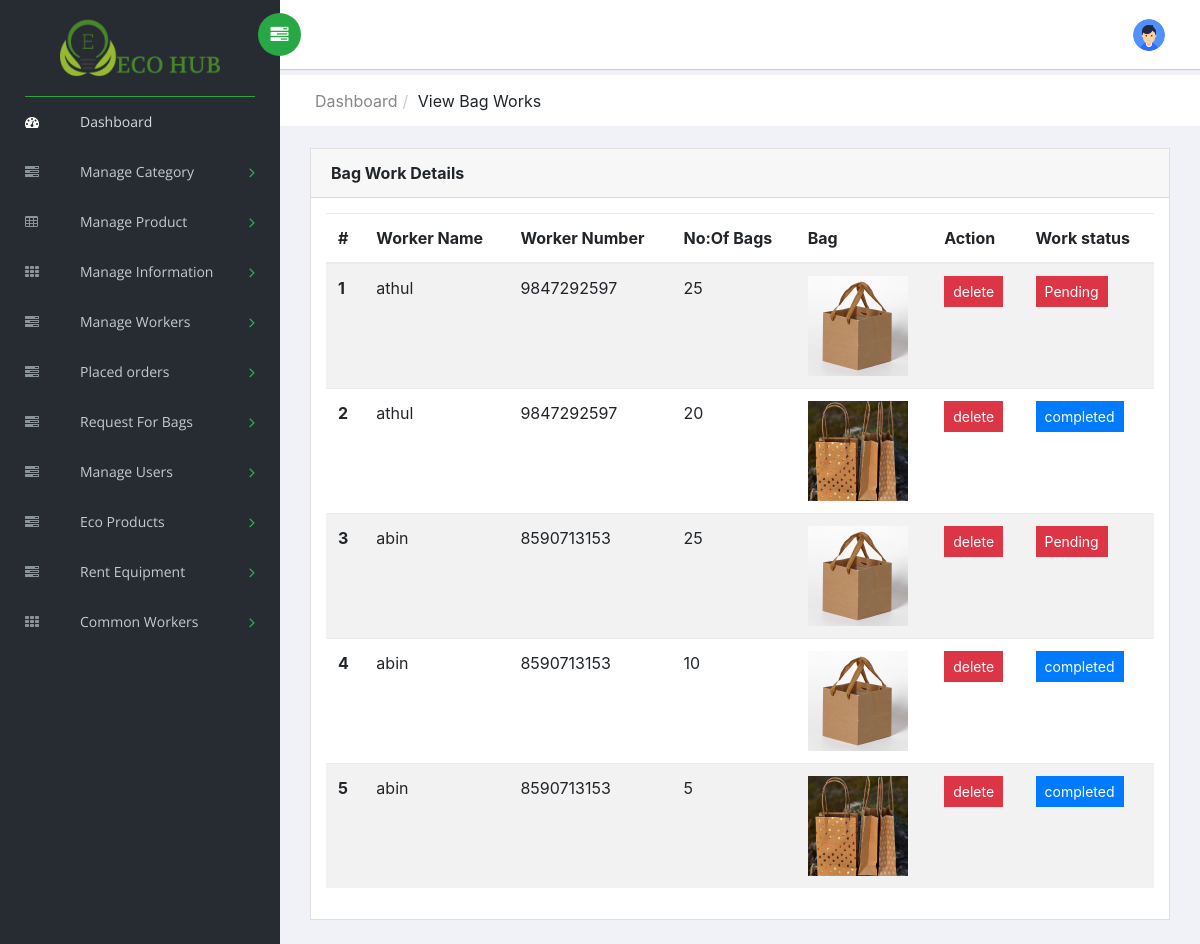
The app's page /admin/view_bag_work.php with its own data.
### tables this page shows
CREATE TABLE `bag_work_tb` (
  `bag_work_id` int(11) NOT NULL,
  `bag_req_id` int(11) NOT NULL,
  `reg_id` int(11) NOT NULL,
  `no_of_bags` varchar(20) NOT NULL,
  `status1` varchar(50) NOT NULL DEFAULT '0'
);

CREATE TABLE `register_tb` (
  `reg_id` int(11) NOT NULL,
  `login_id` int(11) NOT NULL,
  `name` varchar(100) NOT NULL,
  `phone` varchar(20) NOT NULL,
  `email` varchar(50) NOT NULL,
  `address` varchar(200) NOT NULL,
  `status` varchar(11) NOT NULL DEFAULT '0'
);

CREATE TABLE `paper_bag_tb` (
  `bag_id` int(11) NOT NULL,
  `model_name` varchar(100) NOT NULL,
  `bag_image` varchar(100) NOT NULL
);

### admin/view_bag_work.php (the view, shortened to what this page needs)
<!DOCTYPE html>
<html class="no-js" lang="en">
<head>
    <link rel="stylesheet" href="vendors/bootstrap/dist/css/bootstrap.min.css">
    <link rel="stylesheet" href="vendors/font-awesome/css/font-awesome.min.css">
    <link rel="stylesheet" href="vendors/themify-icons/css/themify-icons.css">
    <link rel="stylesheet" href="vendors/flag-icon-css/css/flag-icon.min.css">
    <link rel="stylesheet" href="vendors/selectFX/css/cs-skin-elastic.css">
    <link rel="stylesheet" href="assets/css/style.css">
</head>
<body>
   <?php include'include/left_panel.php'; ?>
    <div id="right-panel" class="right-panel">
       <?php include'include/header.php';?>
        <div class="breadcrumbs">
            <div class="col-sm-8">
                <div class="page-header float-left">
                    <div class="page-title">
                        <ol class="breadcrumb text-right">
                            <li><a href="index.php">Dashboard</a></li>
                            <li class="active">view bag works</li>
                        </ol>
                    </div>
                </div>
            </div>
        </div>
        <div class="content mt-3">
            <div class="animated fadeIn">
                    <div class="col-lg-12">
                        <div class="card">
                            <div class="card-header">
                                <strong class="card-title">Bag Work Details</strong>
                            </div>
                            <div class="card-body">
                                <table class="table table-striped">
                                    <thead>
                                        <tr>
                                            <th scope="col">#</th>
                                            <th scope="col">Worker Name</th>
                                            <th scope="col">Worker Number</th>
                                            <th scope="col">No:Of Bags</th>
                                           <th scope="col">Bag</th>
                                            <th scope="col">Action</th>
                                             <th scope="col">Work status</th>
                                        </tr>
                                    </thead>
                                    <tbody>
                                           <?php
                                           $query=mysqli_query($conn,"SELECT * FROM bag_work_tb JOIN register_tb ON bag_work_tb.reg_id=register_tb.reg_id JOIN bag_req_tb ON bag_req_tb.bag_req_id=bag_work_tb.bag_req_id JOIN paper_bag_tb ON paper_bag_tb.bag_id=bag_req_tb.bag_id  ");
                                            $count=0;
                                            while ($row=mysqli_fetch_assoc($query)) { $count++;
                                            ?>
                                        <tr>
                                            <th scope="row"><?php echo $count; ?></th>
                                            <td><?php echo $row['name'];?></td>
                                            <td><?php echo $row['phone'];?></td>
                                            <td><?php echo $row['no_of_bags'];?></td>
                                            <td><a href="#"><img src="image/<?php echo $row['bag_image'];?>" width="100" height="100" alt=""></a></td>
                                            <td><a class="btn btn-danger btn-sm" onclick="return confirm('ARE YOU SURE?');" href="delete_bag_work.php?work_delete=<?php echo $row['bag_work_id'];?>">delete</a></td>
                                            <?php
                                                if($row['status1']==0)
                                                {
                                             ?>
                                            <td><a class="btn btn-danger btn-sm" onclick="return confirm('');" href="">Pending</a></td>
                                            <?php
                                                 }
                                                ?>
                                                <?php
                                                 if($row['status1']==1)
                                                 {
                                                ?>
                                                <td><a class="btn btn-primary btn-sm"  href="">completed</a></td>
                                                <?php
                                                 }
                                                ?>
                                        </tr>
                                        <?php } ?>
                                    </tbody>
                                </table>
                            </div>
                        </div>
                    </div>
                                        </div>
                                    </div>
                                </div>
</body>
</html>

### records on screen
bag_work_tb: reg.name "athul", reg.phone "9847292597", no_of_bags "25", paper_bag_tb.bag_image (picture), status1 "Pending"
bag_work_tb: reg.name "athul", reg.phone "9847292597", no_of_bags "20", paper_bag_tb.bag_image (picture), status1 "completed"
bag_work_tb: reg.name "abin", reg.phone "8590713153", no_of_bags "25", paper_bag_tb.bag_image (picture), status1 "Pending"
bag_work_tb: reg.name "abin", reg.phone "8590713153", no_of_bags "10", paper_bag_tb.bag_image (picture), status1 "completed"
bag_work_tb: reg.name "abin", reg.phone "8590713153", no_of_bags "5", paper_bag_tb.bag_image (picture), status1 "completed"
